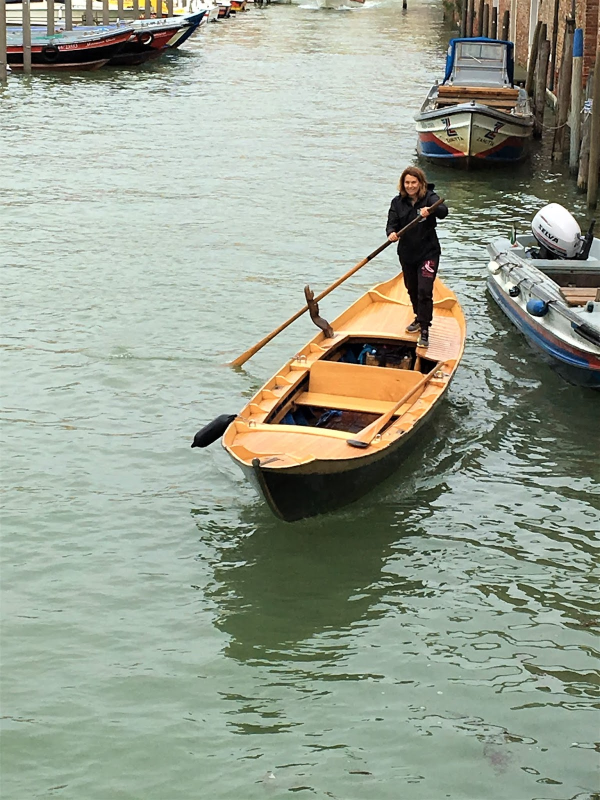
#> input picture IMG_6257.JPG, 1200 x 1600 px, found by its file name (shown at 1/2 size)
$ jupyter execute --allow-errors Object_detection.ipynb   (shell and % lines are left out)
#> lines starting #> are read from the running program, lines starting #| are printed output that depends on the picture
<a href="https://colab.research.google.com/github/Ankita-17/Object-Detection-Using-YOLO-Algorithm/blob/main/Object_detection.ipynb" target="_parent"></a>

##**GRIP @ THE SPARKs FOUNDATION**

## **Author:Ankita Modak**

## **Task1:-Object Detection**

###To import the libraries openCV and numpy

[cell 1]
import cv2
import matplotlib.pyplot as plt
import numpy as np

###To run the algorythm we need three files

1.  ** Weight file**: It’s the trained model, the core of the algorythm to detect the objects.
2.   **Cfg file**: It’s the configuration file, where there are all the settings of the algorythm.
3. **Name files**: Contains the name of the objects that the algorythm can detect.

#> (a cell that did not finish here is left out)

###We read the conents of Name files and make a list.

[cell 3]
classes=[]

#> (the rest of this cell did not finish here and is left out)

[cell 4]
len(classes)

[cell 5]
#Name of the objects We can detect
print(classes)

###We then load the image where we want to perform the object detection and we also get its width and height.

[cell 6]
img=cv2.imread("/content/IMG_6257.JPG")
#> img is the input picture: shape (1600, 1200, 3); mean B, G, R 145, 160.7, 152.1

[cell 7]
img=cv2.resize(img,None,fx=0.5,fy=0.5) # To resize the image
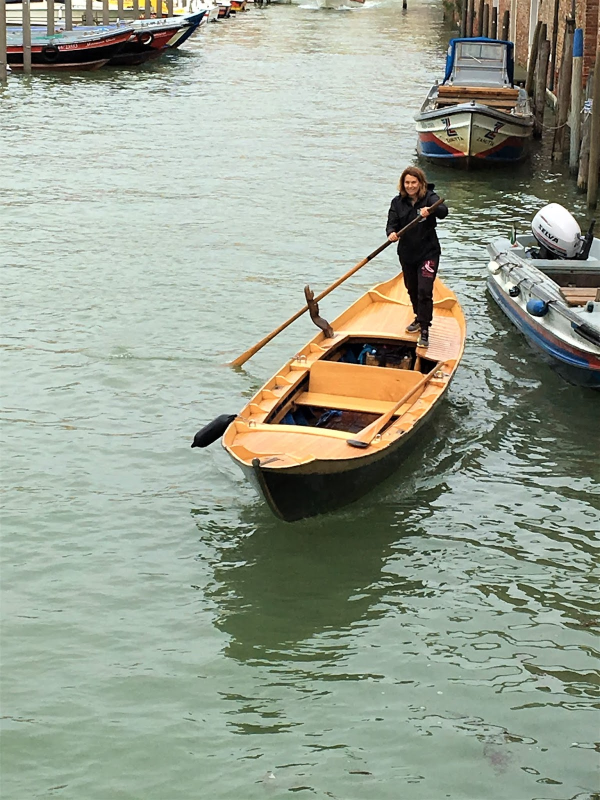
#> img: shape (800, 600, 3); mean B, G, R 145.2, 160.8, 152.2

[cell 8]
height,width,channels=img.shape
#> height = 800; width = 600; channels = 3

###To Show the image on the screen.

[cell 9]
plt.imshow(img)

###we can’t use right away the full image on the network, but first we need it to convert it to blob. Blob it’s used to extract feature from the image and to resize them. YOLO accepts three sizes:

1. 320×320 it’s small so less accuracy but better speed
2. 609×609 it’s bigger so high accuracy and slow speed
3. 416×416 it’s in the middle and you get a bit of both.

[cell 10]
new_im=cv2.dnn.blobFromImage(img,1/255,(320,320),(0,0,0),swapRB=True,crop=False)

[cell 11]
new_im.shape
#> Out = (1, 3, 320, 320)

[cell 12]
#to print blob Image
i=new_im[0].reshape(320,320,3)
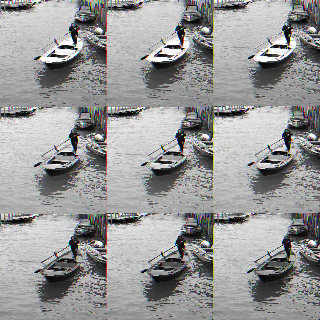
#> i: shape (320, 320, 3) float32; mean of channels 0, 1, 2 0.599, 0.599, 0.599; drawn as B, G, R
plt.imshow(i)

#> (a cell that did not finish here is left out)

#> (a cell that did not finish here is left out)

###To show the result on the screen we then loop trough the outs array and calculate the confidence and we choose a confidence threshold.

[cell 15]
boxes=[]
confidences=[]
class_ids=[]

#> (the rest of this cell did not finish here and is left out)

[cell 16]
len(boxes)

###When we perform the detection, it happens that we have more boxes for the same object, so we should use another function to remove this “noise”.
It’s called **Non maximum suppresion**.

[cell 17]
indexes=cv2.dnn.NMSBoxes(boxes,confidences,0.5,0.4)

###To choose font and color

[cell 18]
font=cv2.FONT_HERSHEY_PLAIN
colors=np.random.uniform(0,255,size=(len(boxes),3))

###We finally extract all the informations and show them on the screen.

**Box**: contain the coordinates of the rectangle sorrounding the object detected.
**Label**: it’s the name of the object detected
**Confidence**: the confidence about the detection from 0 to 1.

#> (a cell that did not finish here is left out)

###To show the image with detected object

[cell 20]
plt.imshow(img)

###To save it as a jpg format in a cuurent folder

[cell 21]
cv2.imwrite("./img.jpg",img)
#> Out = True
